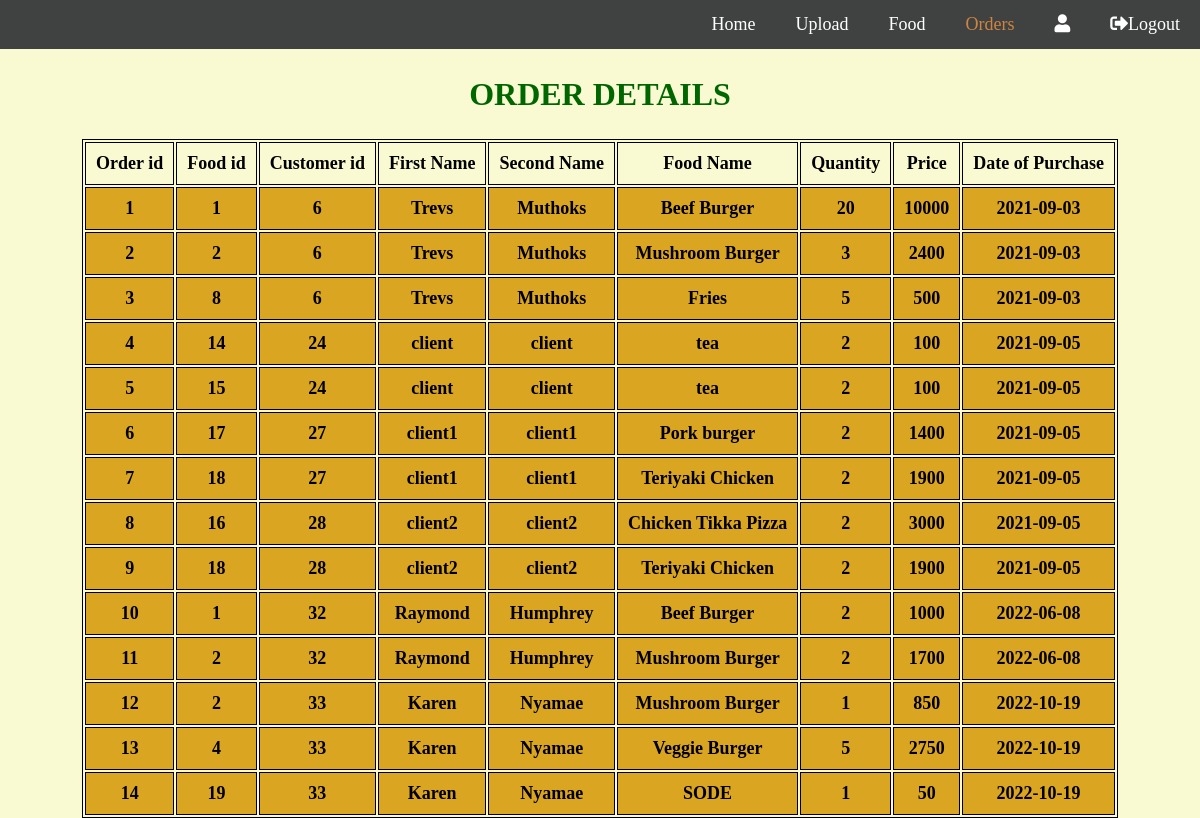
Page /view_order.php on the committed database.
### tables this page shows
CREATE TABLE `orders` (
  `order_id` int(11) NOT NULL,
  `food_id` int(11) NOT NULL,
  `customer_id` int(6) NOT NULL,
  `quantity` int(11) NOT NULL,
  `price` int(11) NOT NULL,
  `date_of_purchase` date NOT NULL
);

CREATE TABLE `customer` (
  `customer_id` int(6) NOT NULL,
  `firstname` varchar(10) NOT NULL,
  `secondname` varchar(10) NOT NULL,
  `email` varchar(40) NOT NULL,
  `userName` varchar(255) NOT NULL,
  `userPassword` varchar(20) NOT NULL,
  `userType` varchar(255) NOT NULL
);

CREATE TABLE `menu` (
  `food_id` int(11) NOT NULL,
  `food_name` varchar(40) NOT NULL,
  `food_price` float DEFAULT NULL,
  `food_image` varchar(100) DEFAULT NULL,
  `food_description` varchar(255) NOT NULL
);

### view_order.php (the view, shortened to what this page needs)
<?php
require_once('connect.php');
$sql_select="SELECT orders.*, customer.firstname, customer.secondname, menu.food_name FROM orders INNER JOIN customer ON orders.customer_id= customer.customer_id INNER JOIN menu ON orders.food_id=menu.food_id";
$results=mysqli_query($conn,$sql_select);
?>
<!DOCTYPE html>
<html lang="en">
<head>
    <link rel="stylesheet" href="https://use.fontawesome.com/releases/v5.7.1/css/all.css">
</head>
<body>
<div class="nav">
        <a href="logout.php"><i class="fas fa-sign-out-alt"></i>Logout</a>
        <a href="profile.php" class="user"><i class="fas fa-user"></i><?php echo $_SESSION['user']['userName']; ?></a>
        <a href="view_order.php" class="active">Orders</a>
        <a href="view_food.php">Food</a>
        <a href="upload_image.php">Upload</a>
        <a href="displayUsers.php">Home</a>
    </div>
    <section>
        <h1>ORDER DETAILS</h1>
        <table>
            <tr>
                <th>Order id</th>
                <th>Food id</th>
                <th>Customer id</th>
                <th>First Name</th>
                <th>Second Name</th>
                <th>Food Name</th>
                <th>Quantity</th>
                <th>Price</th>
                <th>Date of Purchase</th>
            </tr>
    <?php
        while($row = mysqli_fetch_array($results)){
 ?>
        <tr>
                <td><?php echo $row['order_id'];?></td>
                <td><?php echo $row['food_id'];?></td>
                <td><?php echo $row['customer_id']; ?></td>
                <td><?php echo $row['firstname']; ?></td>
                <td><?php echo $row['secondname']; ?></td>
                <td><?php echo $row['food_name']; ?></td>
                <td><?php echo $row['quantity'];?></td>
                <td><?php echo $row['price'];?></td>
                <td><?php echo $row['date_of_purchase'];?></td>
            </tr>
<?php
        }
?>
        </table>
    </section>
</html>
    </body>

### view_order.php (style rules this page uses)
body { background-color: lightgoldenrodyellow; margin: 0; }
table { margin: 0 auto; font-size: large; border: 1px solid black; }
h1 { text-align: center; color: #006600; font-size: xx-large; font-family:fantasy; }
td { background-color:goldenrod; border: 1px solid black; }
th, td { font-weight: bold; border: 1px solid black; padding: 10px; text-align: center; }
td { font-weight:bold; }
.nav { background-color:#404242; overflow: hidden; }
.nav a { float: right; color: white; text-align: center; padding: 14px 20px; text-decoration: none; font-size: 18px; }
.nav a.active { color:peru; }

### rows in the picture
orders: order_id "1", food "1", customer "6", customer.firstname "Trevs", customer.secondname "Muthoks", food.food_name "Beef Burger", quantity "20", price "10000", date_of_purchase "2021-09-03"
orders: order_id "2", food "2", customer "6", customer.firstname "Trevs", customer.secondname "Muthoks", food.food_name "Mushroom Burger", quantity "3", price "2400", date_of_purchase "2021-09-03"
orders: order_id "3", food "8", customer "6", customer.firstname "Trevs", customer.secondname "Muthoks", food.food_name "Fries", quantity "5", price "500", date_of_purchase "2021-09-03"
orders: order_id "4", food "14", customer "24", customer.firstname "client", customer.secondname "client", food.food_name "tea", quantity "2", price "100", date_of_purchase "2021-09-05"
orders: order_id "5", food "15", customer "24", customer.firstname "client", customer.secondname "client", food.food_name "tea", quantity "2", price "100", date_of_purchase "2021-09-05"
orders: order_id "6", food "17", customer "27", customer.firstname "client1", customer.secondname "client1", food.food_name "Pork burger", quantity "2", price "1400", date_of_purchase "2021-09-05"
orders: order_id "7", food "18", customer "27", customer.firstname "client1", customer.secondname "client1", food.food_name "Teriyaki Chicken", quantity "2", price "1900", date_of_purchase "2021-09-05"
orders: order_id "8", food "16", customer "28", customer.firstname "client2", customer.secondname "client2", food.food_name "Chicken Tikka Pizza", quantity "2", price "3000", date_of_purchase "2021-09-05"
orders: order_id "9", food "18", customer "28", customer.firstname "client2", customer.secondname "client2", food.food_name "Teriyaki Chicken", quantity "2", price "1900", date_of_purchase "2021-09-05"
orders: order_id "10", food "1", customer "32", customer.firstname "Raymond", customer.secondname "Humphrey", food.food_name "Beef Burger", quantity "2", price "1000", date_of_purchase "2022-06-08"
orders: order_id "11", food "2", customer "32", customer.firstname "Raymond", customer.secondname "Humphrey", food.food_name "Mushroom Burger", quantity "2", price "1700", date_of_purchase "2022-06-08"
orders: order_id "12", food "2", customer "33", customer.firstname "Karen", customer.secondname "Nyamae", food.food_name "Mushroom Burger", quantity "1", price "850", date_of_purchase "2022-10-19"
orders: order_id "13", food "4", customer "33", customer.firstname "Karen", customer.secondname "Nyamae", food.food_name "Veggie Burger", quantity "5", price "2750", date_of_purchase "2022-10-19"
orders: order_id "14", food "19", customer "33", customer.firstname "Karen", customer.secondname "Nyamae", food.food_name "SODE", quantity "1", price "50", date_of_purchase "2022-10-19"
